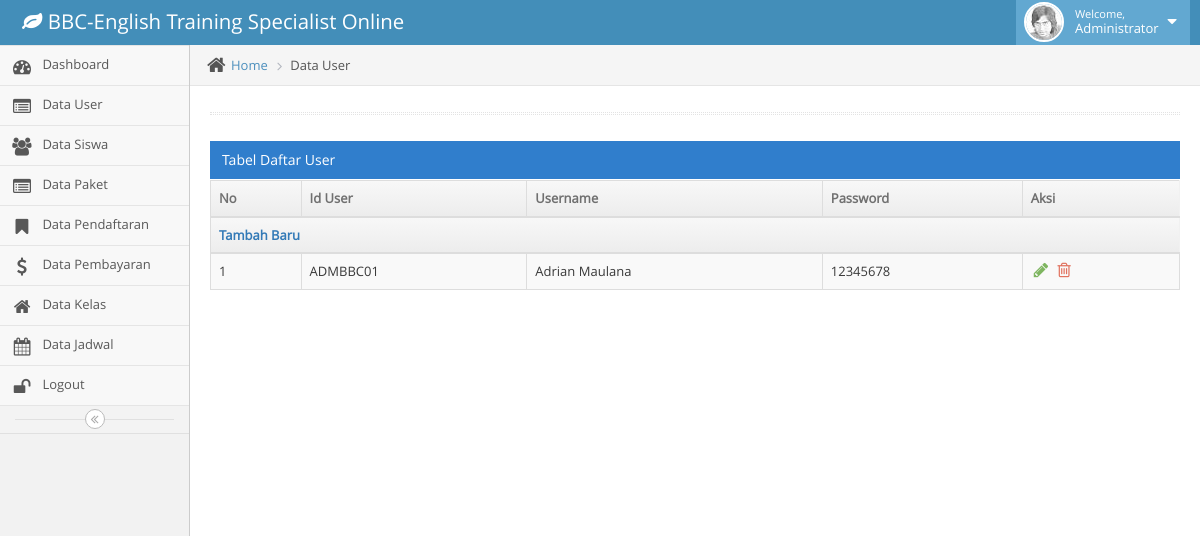
Screenshot of /admin/index.php?menu=user (signed in) with the database file from the repository.
### tables this page shows
CREATE TABLE `mst_user` (
  `id_usr` char(8) NOT NULL,
  `username` varchar(50) NOT NULL,
  `password` varchar(50) NOT NULL
);

### admin/master-user.php (the view, shortened to what this page needs)
<div class="main-content">
	<div class="main-content-inner">
		<div class="breadcrumbs ace-save-state" id="breadcrumbs">
			<ul class="breadcrumb">
				<li>
					<i class="ace-icon fa fa-home home-icon"></i>
					<a href="#">Home</a>
				</li>
				<li class="active">Data User</li>
			</ul>
		</div>
		<div class="page-content">
			<div class="row">
				<div class="col-xs-12">
					<div class="hr hr-18 dotted hr-double"></div>
					<div class="row">
						<div class="col-xs-12">
							<div class="clearfix">
							</div>
							<div class="table-header">
								Tabel Daftar User
							</div>
							<div>
								<table id="dynamic-table" class="table table-striped table-bordered table-hover">
									<thead>
										<tr>
											<th>No</th>
											<th>Id User</th>
											<th>Username</th>
											<th>Password</th>
											<th class="hidden-480">Aksi</th>
										</tr>
										<tr>
											<th colspan="5">
												<a href="index.php?menu=form-user">Tambah Baru</a>
											</th>
										</tr>
									</thead>
									<tbody>
										<?php
										$query = "select * from mst_user";
										$data = mysql_query($query) or die(mysql_error());
										$no = 0;
										while ($row = mysql_fetch_array($data)) {
											$no++;
										?>
											<tr>
												<td><?php echo $no; ?></td>
												<td><?php echo $row['id_usr']; ?></td>
												<td><?php echo $row['username']; ?></td>
												<td><?php echo $row['password']; ?></td>
												<td>
													<div class="hidden-sm hidden-xs action-buttons">
														<a class="green" href="?menu=form-user&id=<?php echo $row['id_usr']; ?>&aksi=ubah">
															<i class="ace-icon fa fa-pencil bigger-130"></i>
														</a>
														<a class="red" href="proses-user.php?aksi=hapus&id=<?php echo $row['id_usr']; ?>">
															<i class="ace-icon fa fa-trash-o bigger-130"></i>
														</a>
													</div>
												</td>
											</tr>
										<?php
										}
										?>
									</tbody>
								</table>
							</div>
						</div>
					</div>
				</div>
			</div>
		</div>
	</div>
</div>

### rows the page displays
mst_user: id_usr "ADMBBC01", username "Adrian Maulana", password "12345678"
